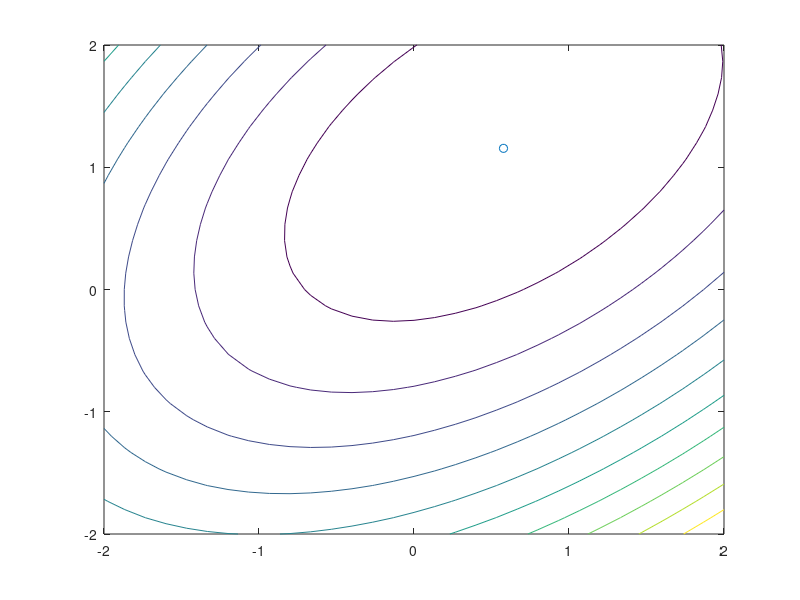

Write the MATLAB code that produced this figure.
%vk = 1.2*sin((2*pi*k)/3)
%mk = 1.2*sin(((2*pi*k)/3) + (pi/2))
Evkvk = ((1.2)^2) * (1/3) * ((sin((2 * pi * 1) / 3)^2) + (sin((2 * pi * 2) / 3)^2) + (sin((2 * pi * 3) / 3)^2));
Evkvk1 = ((1.2)^2) * (1/3) * ((sin((2 * pi * 1) / 3) * sin((2 * pi * 0) / 3)) + (sin((2 * pi * 2) / 3) * sin((2 * pi * 1) / 3)) + (sin((2 * pi * 3) / 3) * sin((2 * pi * 2) / 3)));
R = [Evkvk Evkvk1; Evkvk1 Evkvk];
A = 2 * R;
lambda = eig(A);
lambda1 = lambda(1);
lambda2 = lambda(2);
[V, D] = eig(A);
z1 = [(-sign(V(1, 1) * (V(1, 1) / V(1, 1)))); (-sign(V(2, 1))) * (V(2, 1) / V(2, 1))];
z2 = [(-sign(V(1, 2) * (V(1, 2) / V(1, 2)))); (-sign(V(2, 2))) * (V(2, 2) / V(2, 2))];

Emkvk = (1/3) * ((1.2 * sin(((2 * pi * 1) / 3) - (pi / 2)) * 1.2 * sin((2 * pi * 1) / 3)) + (1.2 * sin(((2 * pi * 2) / 3) - (pi / 2)) * 1.2 * sin((2 * pi * 2) / 3)) + (1.2 * sin(((2 * pi * 3) / 3) - (pi / 2)) * 1.2 * sin((2 * pi * 3) / 3)));
Esmkvk1 = (1/3) * ((1.2 * sin(((2 * pi * 1) / 3) - (pi / 2)) * 1.2 * sin((2 * pi * 0) / 3)) + (1.2 * sin(((2 * pi * 2) / 3) - (pi / 2)) * 1.2 * sin((2 * pi * 1) / 3)) + (1.2 * sin(((2 * pi * 3) / 3) - (pi / 2)) * 1.2 * sin((2 * pi * 2) / 3)));
%quad = [1 -(A(1, 1)*2) (A(1, 1)^2)-(A(1, 2)^2)]
h = [Emkvk; Esmkvk1];
Xstar = inv(R) * h;

c = 0.0205;
x1 = linspace(-2, 2);
x2 = x1';
x = [x1; x2'];

%f = c-(2.*x2.*h)+(x2.*R.*x1)
%contour(x1, x2, f)
x1_lim = [-2 2];
x2_lim = [-2 2];
x1 = x1_lim(1):(x1_lim(2) - x1_lim(1)) / 30:x1_lim(2);
x2 = x2_lim(1):(x2_lim(2) - x2_lim(1)) / 30:x2_lim(2);
[X1, X2] = meshgrid(x1, x2);
F = (R(1, 1) * X1.^2 + (R(1, 2) + R(2, 1)) * X1 .* X2 + R(2, 2) * X2.^2) ...
    +-2 * (h(1) * X1 + h(2) * X2) + c;
contour(X1, X2, F)
hold on
plot(Xstar(1), Xstar(2), 'o')
minimumMeanSquareError = c - (2 * transpose(Xstar) * h) + (transpose(Xstar) * R * Xstar)

maximumStableLearningRate = 2 / (max(lambda1, lambda2))